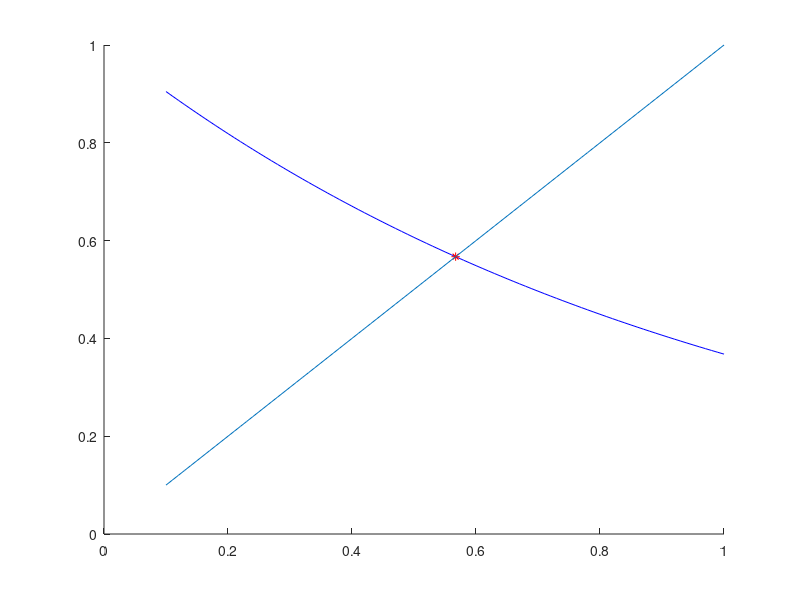

Write MATLAB code to recreate this figure.
%Edith
clear all;
close all;
figure

f=@(x)exp(-x);
x=0.1:0.01:1;

hold on
plot(x,f(x),"b") % a)es folgt dass f([0.1,1])?[0.1,1]
hold on

fd=@(x)-exp(-x);
%plot(x,abs(fd(x)),"g") %b) |f'(x)| < 1

% aus a und b folg dass der Fixpunktsatz von Banach erfullt ist

x0=0;
x1=f(x0);
while(x0 != x1)
  x0=x1;
  x1=f(x0);
endwhile

plot(x1,f(x1),"r*")
plot(x,x)
